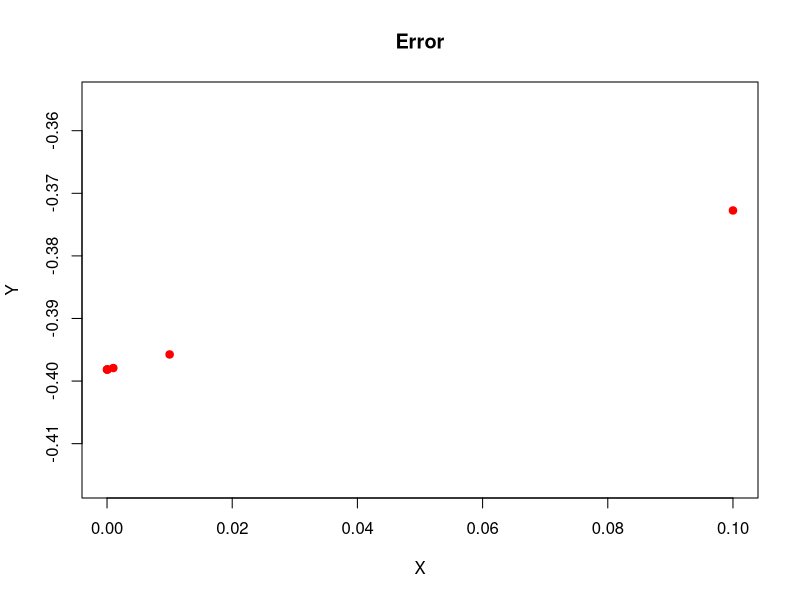

The R script that drew this image:
rm(list=ls())
a<-0.5
f=function(x) sin(x)
h=c(1e-1,1e-2,1e-3,1e-4,1e-5,1e-6)

derivada<-function(a,h,f)
{
  Err=c()
  cat("h","\t","f(a+h)-f(a))/(h)","\t","Error")
  for (i in 0:6)
  {
    der<-(f(a+h[i])-f(a))/(h[i])
    Err[i]<-(f(a)-(f(a+h[i])-f(a))/(h[i]))
    cat(h[i],"\t",der,"\t",Err[i],"\n")
  }
  #Grafica del error vs h.
  plot(h,Err, pch=19, cex=1, col = "red", asp=1,xlab="X", ylab="Y", main="Error")
}
options(digits = 10)
derivada(a,h,f)
